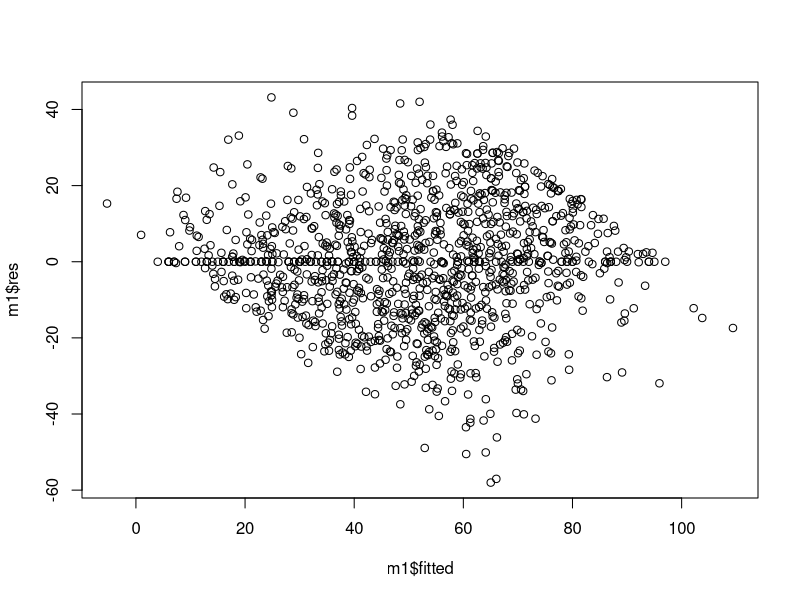
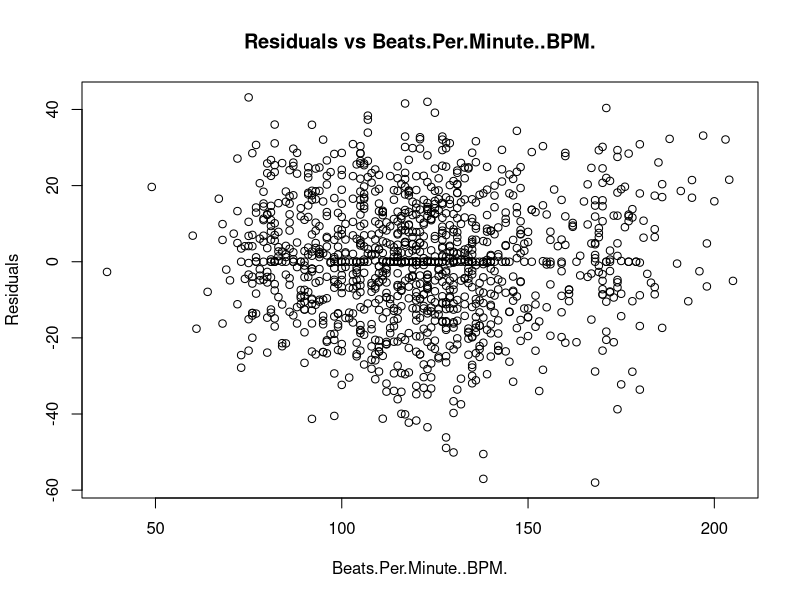
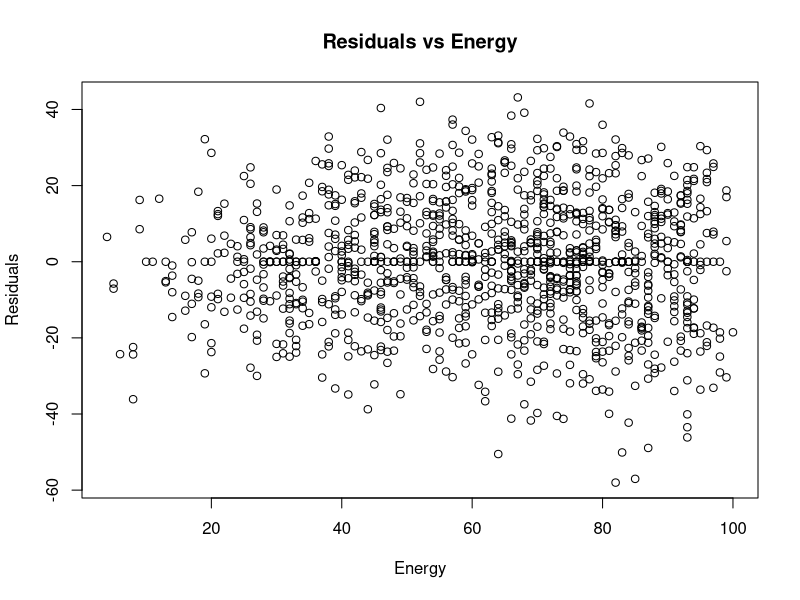
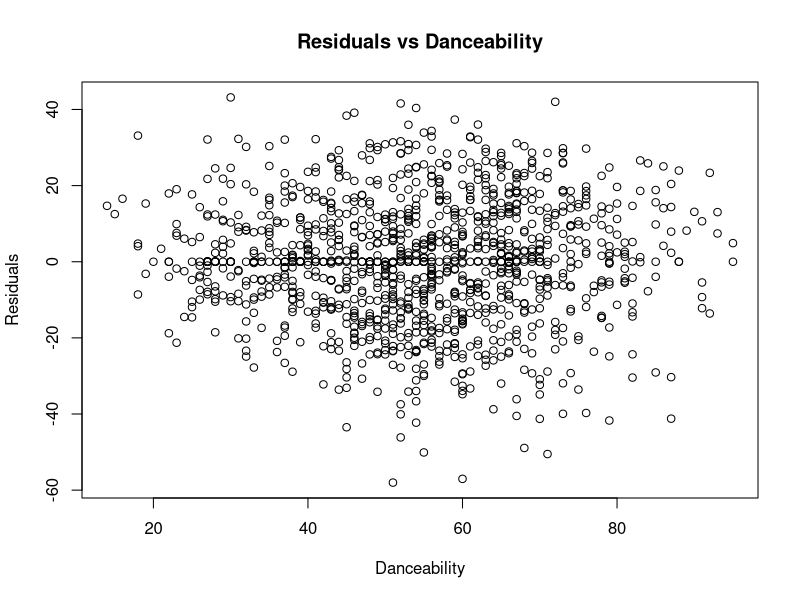
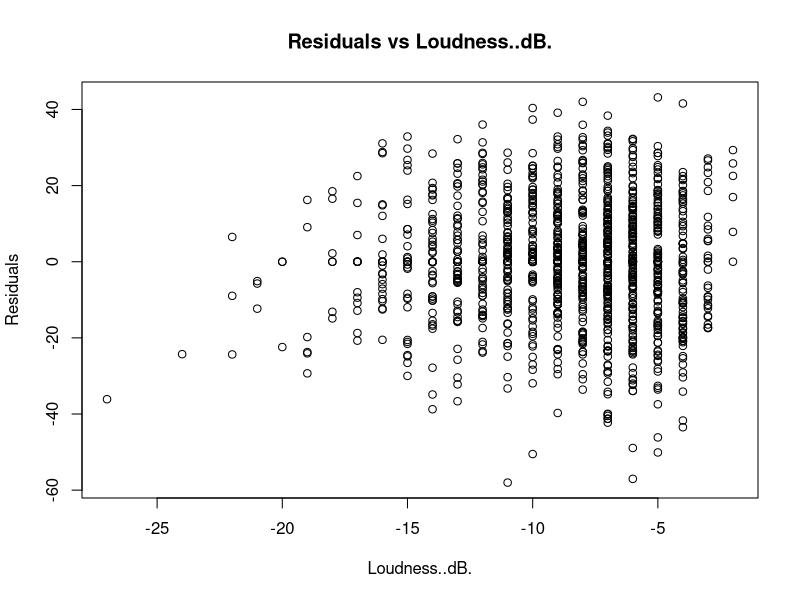
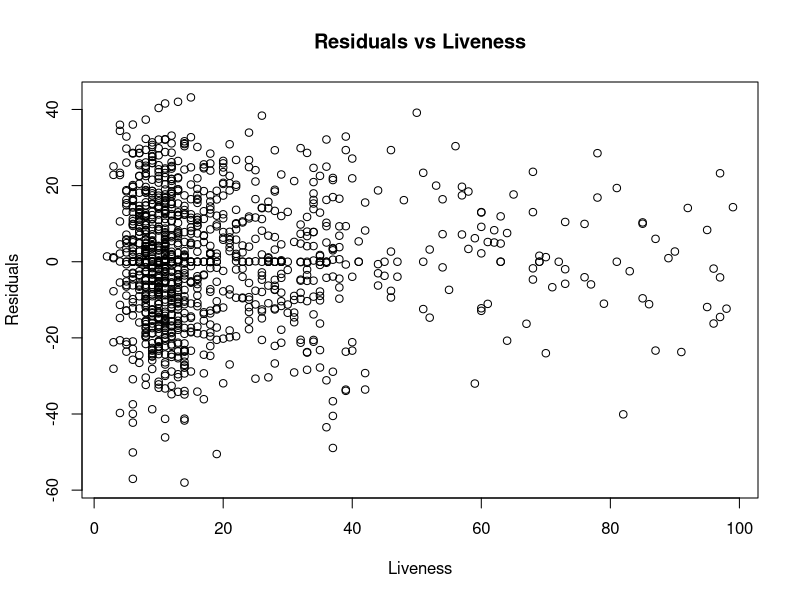
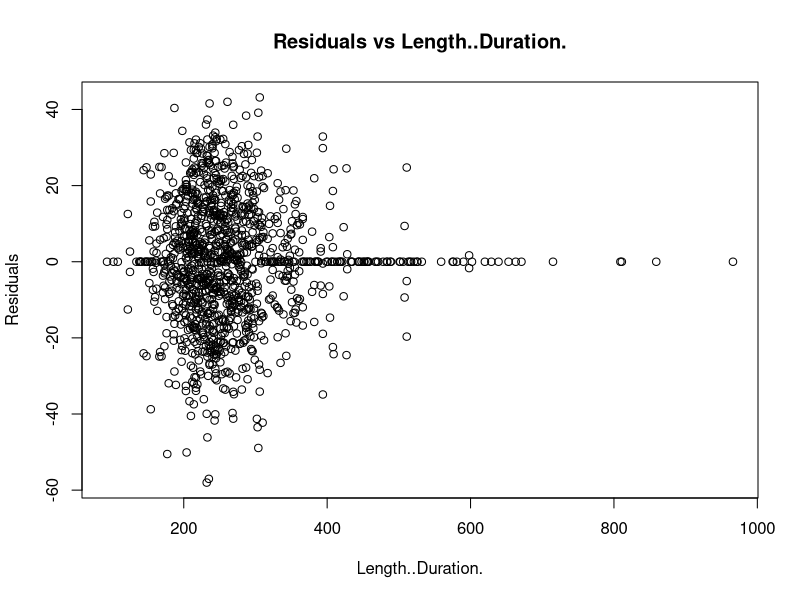
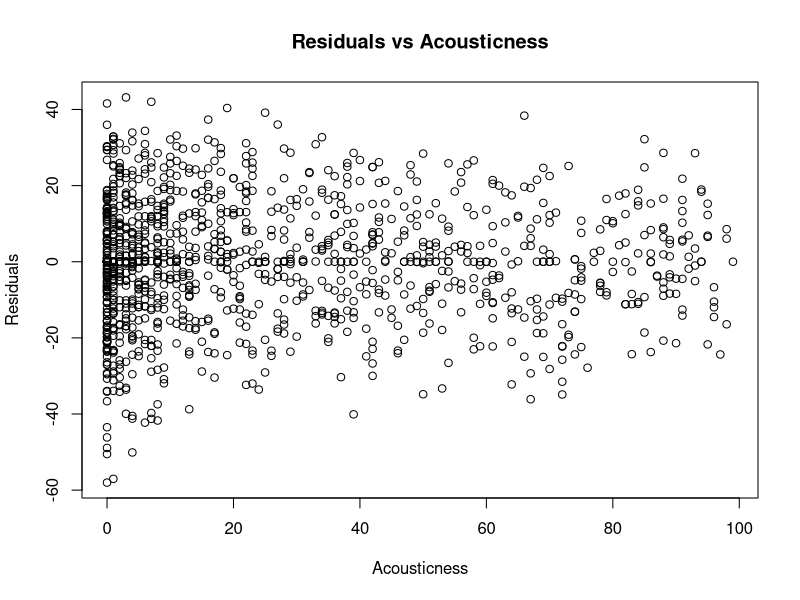

These figures' R source, in order: (Note: this script raises an error after producing the figures.)
library(leaps)

setwd("~/Documents/Fall-2021/datamining/spotify-project")
spotify_clean <- read.csv("csv/spotify-2000-clean.csv")
spotify_df <- data.frame(spotify_clean)
spotify_tr_df <- spotify_df[1:1200, ]
spotify_test_df <- spotify_df[1201:nrow(spotify_df), ]

# remove irrelevant attributes
spotify_tr_df_valence <-
  subset(spotify_tr_df,
         select = -c(Title, Artist, Year, Popularity, TopGenre))

# multiple linear regression, numeric only - predict valence
# need to verify LINE assumptions and also do cross validation to confirm
# also do variable selection

m1 <- lm(Valence ~ ., data = spotify_tr_df_valence)
print(summary(m1))
plot(m1$res ~ m1$fitted)

# plot residuals vs Xi1 ... Xik
names_clean <- setdiff(names(spotify_tr_df_valence), c("Valence"))
for (colname in names_clean) {
  plot(
    m1$res ~ spotify_tr_df_valence[, colname],
    main = paste("Residuals vs", colname),
    ylab = "Residuals",
    xlab = colname
  )
}

X <- spotify_tr_df_valence[, !names(spotify_tr_df_valence) %in% c("Valence")]
y <- spotify_tr_df_valence[, "Valence"]
out <-
  summary(regsubsets(X, y, nbest = 2, nvmax = ncol(X))) # 'nbest' is the number of top models shown for subset size
tab1 <-
  cbind(out$which, out$rsq, out$adjr2, out$cp) # organize the results into a table
print(tab1)
step(m1)
